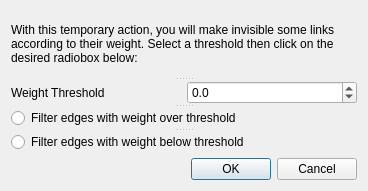
<?xml version="1.0" encoding="UTF-8"?>
<ui version="4.0">
 <class>FilterEdgesByWeightDialog</class>
 <widget class="QDialog" name="FilterEdgesByWeightDialog">
  <property name="geometry">
   <rect>
    <x>0</x>
    <y>0</y>
    <width>368</width>
    <height>191</height>
   </rect>
  </property>
  <property name="windowTitle">
   <string>Dialog</string>
  </property>
  <layout class="QGridLayout" name="gridLayout">
   <item row="0" column="0">
    <widget class="QSplitter" name="splitter_2">
     <property name="orientation">
      <enum>Qt::Vertical</enum>
     </property>
     <widget class="QLabel" name="label_2">
      <property name="text">
       <string>With this temporary action, you will make invisible some links according to their weight. Select a threshold then click on the desired radiobox below:</string>
      </property>
      <property name="textFormat">
       <enum>Qt::RichText</enum>
      </property>
      <property name="wordWrap">
       <bool>true</bool>
      </property>
     </widget>
     <widget class="QWidget" name="layoutWidget">
      <layout class="QHBoxLayout" name="horizontalLayout">
       <item>
        <widget class="QLabel" name="label">
         <property name="text">
          <string>Weight Threshold</string>
         </property>
        </widget>
       </item>
       <item>
        <widget class="QDoubleSpinBox" name="weightTheshold">
         <property name="decimals">
          <number>1</number>
         </property>
         <property name="minimum">
          <double>-100.000000000000000</double>
         </property>
        </widget>
       </item>
      </layout>
     </widget>
     <widget class="QSplitter" name="splitter">
      <property name="orientation">
       <enum>Qt::Vertical</enum>
      </property>
      <widget class="QRadioButton" name="overThresholdBt">
       <property name="text">
        <string>Filter edges with weight over threshold</string>
       </property>
      </widget>
      <widget class="QRadioButton" name="belowThresholdBt">
       <property name="text">
        <string>Filter edges with weight below threshold</string>
       </property>
      </widget>
     </widget>
    </widget>
   </item>
   <item row="1" column="0">
    <widget class="QDialogButtonBox" name="buttonBox">
     <property name="orientation">
      <enum>Qt::Horizontal</enum>
     </property>
     <property name="standardButtons">
      <set>QDialogButtonBox::Cancel|QDialogButtonBox::Ok</set>
     </property>
    </widget>
   </item>
  </layout>
 </widget>
 <resources/>
 <connections>
  <connection>
   <sender>buttonBox</sender>
   <signal>accepted()</signal>
   <receiver>FilterEdgesByWeightDialog</receiver>
   <slot>accept()</slot>
   <hints>
    <hint type="sourcelabel">
     <x>248</x>
     <y>254</y>
    </hint>
    <hint type="destinationlabel">
     <x>157</x>
     <y>274</y>
    </hint>
   </hints>
  </connection>
  <connection>
   <sender>buttonBox</sender>
   <signal>rejected()</signal>
   <receiver>FilterEdgesByWeightDialog</receiver>
   <slot>reject()</slot>
   <hints>
    <hint type="sourcelabel">
     <x>316</x>
     <y>260</y>
    </hint>
    <hint type="destinationlabel">
     <x>286</x>
     <y>274</y>
    </hint>
   </hints>
  </connection>
 </connections>
</ui>
